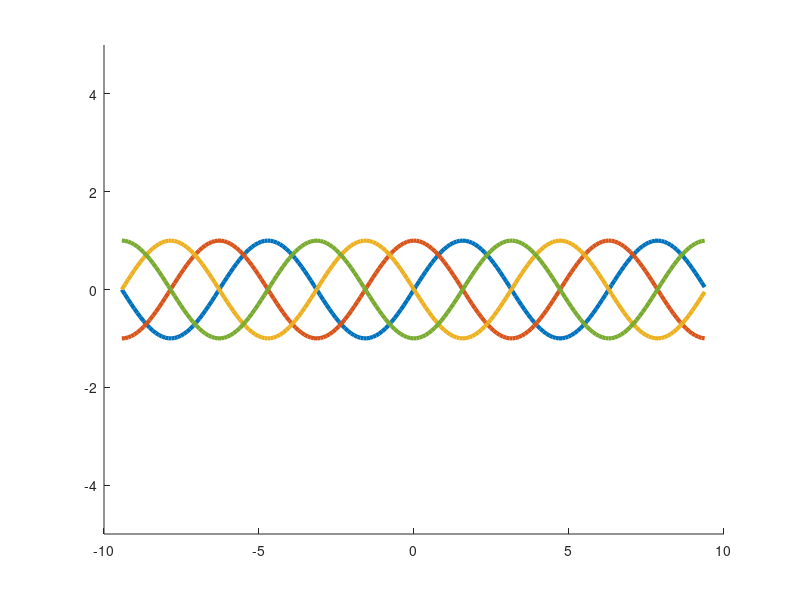

The MATLAB source for this figure:
clf

blu =   [0.00,0.45,0.75];
ora =   [0.85,0.33,0.10];
yel =   [0.93,0.69,0.13];
purp =  [0.49,0.18,0.56];
gree =  [0.47,0.67,0.19];
lblu =  [0.30,0.75,0.93];
red =   [0.64,0.08,0.18];


x = -3*pi:.1:3*pi;
y=sin(x);

line(x,y,'LineWidth',3)
ylim([-5,5])
y2 = cos(x);
hold on
line(x,y2,'Color',ora,'LineWidth',3)
%


y3 = sin(x+pi);
line(x,y3,'Color',yel,'LineWidth',3)

y4 = cos(x+pi);
line(x,y4,'Color',gree,'LineWidth',3)